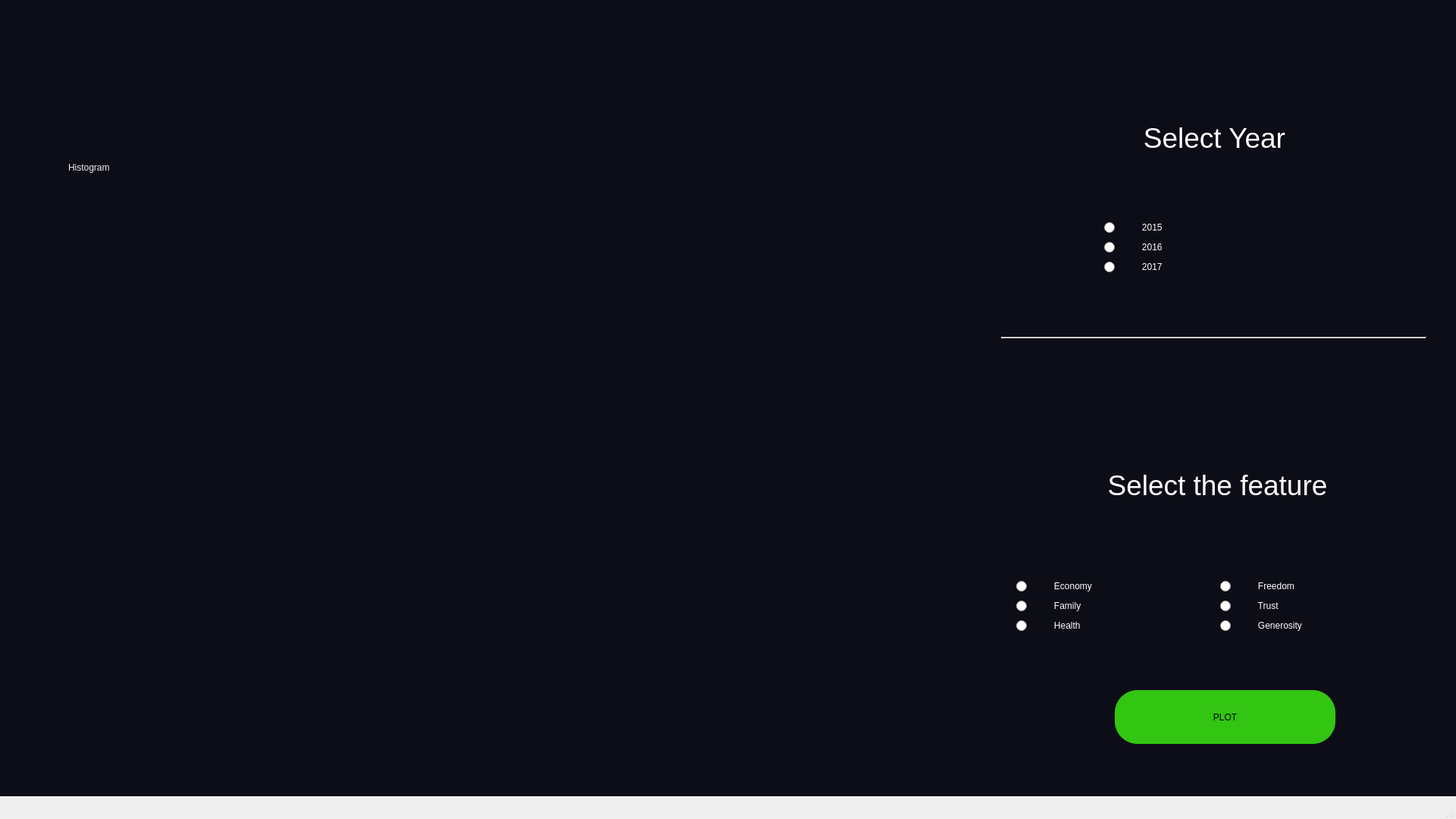
<?xml version="1.0" encoding="UTF-8"?>
<ui version="4.0">
 <class>Histogram</class>
 <widget class="QMainWindow" name="Histogram">
  <property name="geometry">
   <rect>
    <x>0</x>
    <y>0</y>
    <width>1920</width>
    <height>1080</height>
   </rect>
  </property>
  <property name="minimumSize">
   <size>
    <width>1920</width>
    <height>1080</height>
   </size>
  </property>
  <property name="maximumSize">
   <size>
    <width>1920</width>
    <height>1080</height>
   </size>
  </property>
  <property name="windowTitle">
   <string>Frequency Distribution</string>
  </property>
  <widget class="QWidget" name="centralwidget">
   <widget class="QLabel" name="label">
    <property name="geometry">
     <rect>
      <x>0</x>
      <y>-30</y>
      <width>1920</width>
      <height>1080</height>
     </rect>
    </property>
    <property name="minimumSize">
     <size>
      <width>1920</width>
      <height>1080</height>
     </size>
    </property>
    <property name="maximumSize">
     <size>
      <width>1920</width>
      <height>1080</height>
     </size>
    </property>
    <property name="styleSheet">
     <string notr="true">background-color: rgb(12, 13, 22);</string>
    </property>
    <property name="text">
     <string/>
    </property>
    <property name="pixmap">
     <pixmap>../Images/histogram.png</pixmap>
    </property>
   </widget>
   <widget class="QLabel" name="label_2">
    <property name="geometry">
     <rect>
      <x>90</x>
      <y>150</y>
      <width>541</width>
      <height>141</height>
     </rect>
    </property>
    <property name="styleSheet">
     <string notr="true">font: 90pt &quot;Kokila&quot;;
color: rgb(240, 240, 240);</string>
    </property>
    <property name="text">
     <string>Histogram</string>
    </property>
   </widget>
   <widget class="QWidget" name="verticalLayoutWidget">
    <property name="geometry">
     <rect>
      <x>1456</x>
      <y>81</y>
      <width>291</width>
      <height>281</height>
     </rect>
    </property>
    <layout class="QGridLayout" name="gridLayout">
     <item row="0" column="0">
      <widget class="QLabel" name="label_3">
       <property name="styleSheet">
        <string notr="true">color: rgb(255, 255, 255);
font: 24pt &quot;Kokila&quot;;</string>
       </property>
       <property name="text">
        <string>&lt;html&gt;&lt;head/&gt;&lt;body&gt;&lt;p align=&quot;center&quot;&gt;&lt;span style=&quot; font-size:28pt;&quot;&gt;Select Year&lt;/span&gt;&lt;/p&gt;&lt;/body&gt;&lt;/html&gt;</string>
       </property>
      </widget>
     </item>
     <item row="1" column="0">
      <widget class="QRadioButton" name="y2015">
       <property name="styleSheet">
        <string notr="true">font: 75 26pt &quot;Kokila&quot;;
color: rgb(255, 255, 255);</string>
       </property>
       <property name="text">
        <string>         2015</string>
       </property>
      </widget>
     </item>
     <item row="2" column="0">
      <widget class="QRadioButton" name="y2016">
       <property name="styleSheet">
        <string notr="true">font: 75 26pt &quot;Kokila&quot;;
color: rgb(255, 255, 255);</string>
       </property>
       <property name="text">
        <string>         2016</string>
       </property>
      </widget>
     </item>
     <item row="3" column="0">
      <widget class="QRadioButton" name="y2017">
       <property name="styleSheet">
        <string notr="true">font: 75 26pt &quot;Kokila&quot;;
color: rgb(255, 255, 255);</string>
       </property>
       <property name="text">
        <string>         2017</string>
       </property>
      </widget>
     </item>
    </layout>
   </widget>
   <widget class="Line" name="line">
    <property name="geometry">
     <rect>
      <x>1320</x>
      <y>435</y>
      <width>561</width>
      <height>20</height>
     </rect>
    </property>
    <property name="orientation">
     <enum>Qt::Horizontal</enum>
    </property>
   </widget>
   <widget class="QWidget" name="verticalLayoutWidget_2">
    <property name="geometry">
     <rect>
      <x>1340</x>
      <y>524</y>
      <width>531</width>
      <height>311</height>
     </rect>
    </property>
    <layout class="QGridLayout" name="gridLayout_2">
     <item row="1" column="0">
      <widget class="QRadioButton" name="EC">
       <property name="styleSheet">
        <string notr="true">font: 75 26pt &quot;Kokila&quot;;
color: rgb(255, 255, 255);</string>
       </property>
       <property name="text">
        <string>         Economy</string>
       </property>
      </widget>
     </item>
     <item row="3" column="0">
      <widget class="QRadioButton" name="HE">
       <property name="styleSheet">
        <string notr="true">font: 75 26pt &quot;Kokila&quot;;
color: rgb(255, 255, 255);</string>
       </property>
       <property name="text">
        <string>         Health</string>
       </property>
      </widget>
     </item>
     <item row="2" column="0">
      <widget class="QRadioButton" name="FA">
       <property name="styleSheet">
        <string notr="true">font: 75 26pt &quot;Kokila&quot;;
color: rgb(255, 255, 255);</string>
       </property>
       <property name="text">
        <string>         Family</string>
       </property>
      </widget>
     </item>
     <item row="1" column="1">
      <widget class="QRadioButton" name="FR">
       <property name="styleSheet">
        <string notr="true">font: 75 26pt &quot;Kokila&quot;;
color: rgb(255, 255, 255);</string>
       </property>
       <property name="text">
        <string>         Freedom</string>
       </property>
      </widget>
     </item>
     <item row="2" column="1">
      <widget class="QRadioButton" name="TR">
       <property name="styleSheet">
        <string notr="true">font: 75 26pt &quot;Kokila&quot;;
color: rgb(255, 255, 255);</string>
       </property>
       <property name="text">
        <string>         Trust</string>
       </property>
      </widget>
     </item>
     <item row="3" column="1">
      <widget class="QRadioButton" name="GN">
       <property name="styleSheet">
        <string notr="true">font: 75 26pt &quot;Kokila&quot;;
color: rgb(255, 255, 255);</string>
       </property>
       <property name="text">
        <string>         Generosity</string>
       </property>
      </widget>
     </item>
     <item row="0" column="0" colspan="2">
      <widget class="QLabel" name="label_4">
       <property name="styleSheet">
        <string notr="true">color: rgb(255, 255, 255);
font: 24pt &quot;Kokila&quot;;</string>
       </property>
       <property name="text">
        <string>&lt;html&gt;&lt;head/&gt;&lt;body&gt;&lt;p align=&quot;center&quot;&gt;&lt;span style=&quot; font-size:28pt;&quot;&gt;Select the feature&lt;/span&gt;&lt;/p&gt;&lt;/body&gt;&lt;/html&gt;</string>
       </property>
      </widget>
     </item>
    </layout>
   </widget>
   <widget class="QPushButton" name="Plot">
    <property name="geometry">
     <rect>
      <x>1470</x>
      <y>910</y>
      <width>291</width>
      <height>71</height>
     </rect>
    </property>
    <property name="styleSheet">
     <string notr="true">background-color: rgb(50, 197, 17);
font: 36pt &quot;Kokila&quot;;
border-radius: 30px</string>
    </property>
    <property name="text">
     <string>PLOT</string>
    </property>
   </widget>
  </widget>
  <widget class="QMenuBar" name="menubar">
   <property name="geometry">
    <rect>
     <x>0</x>
     <y>0</y>
     <width>1920</width>
     <height>26</height>
    </rect>
   </property>
  </widget>
  <widget class="QStatusBar" name="statusbar"/>
 </widget>
 <resources/>
 <connections/>
</ui>
